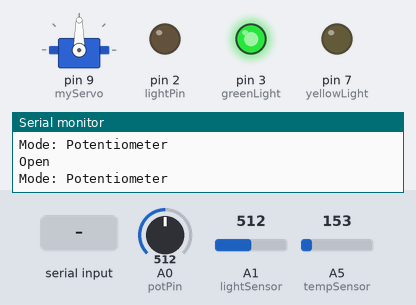
Bench run of a sketch on a simulated Arduino Uno, built with avr-gcc and run on an emulated ATmega328P. Shown: servo, output pins drawn as LEDs (lit = HIGH), the last lines printed to the serial monitor. Inputs (shaded band) come from the test bench; at power-on: A0 (potPin) = 512, A5 (tempSensor) = 153, A1 (lightSensor) = 512.

Above: at 1.2 s.
1.3 s: A0 (potPin) set to 503
At 2.5 s:
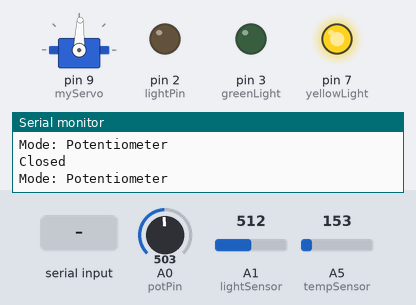
2.8 s: "1" received over Serial
At 3.9 s:
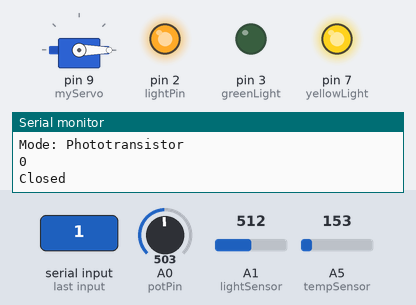
4.3 s: "2" received over Serial
At 5.4 s:
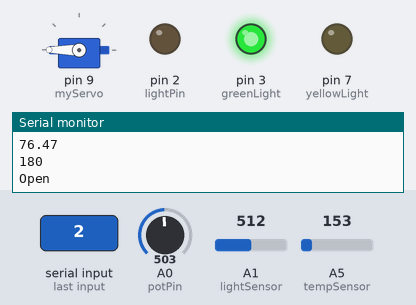
6.3 s: A5 (tempSensor) set to 161
8.0 s: A5 (tempSensor) set to 184
At 9.8 s:
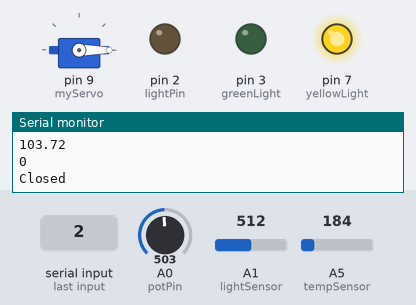
10.3 s: A5 (tempSensor) set to 165
At 11.4 s:
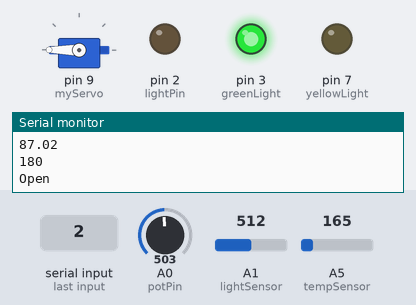
Timing chart, 0 to 13.3 s (numbered marks = the images above; inputs shaded):
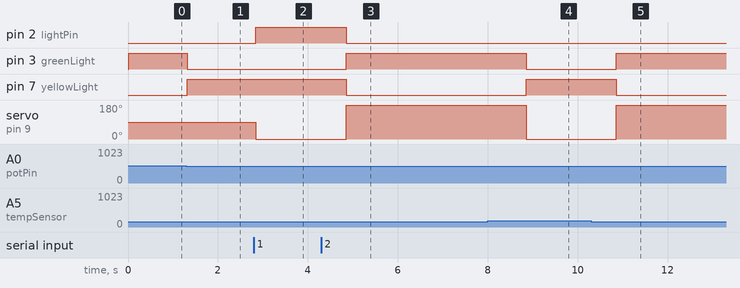

The sketch:

sketch_oct09b.ino
```cpp
// Servo Object
# include <Servo.h>
Servo myServo;
// Servo angle
int angle;

// Potetiometer pin
int const potPin = A0;
// Potentiometer value
int potVal;

// Phototransistor pin
const int lightSensor = A1;
// Phototransistor value
int lightVal;

// Temperature pin
const int tempSensor = A5;
// Temperature value
int tempVal;
// Variables for converting temp from Celsius to Farenheit
float voltage;
float tempInC;
float tempInF;

// Potentiometer threshold
int threshold = 90; // set at 90 by default because it's in-between 0 and 180
// Temperature threshold
int tempThreshold = 90.0; // set at 90 degrees Farenheit by default
// Upper limit
int upperLimit = 180; // set at 180 by default because this is the max angle of the servo
// Lower limit
int lowerLimit = 0; // se at 0 by default bevause this is the min angle of the servo

// LEDs for debugging
int lightPin = 2;
int yellowLight = 7;
int greenLight = 3;

// Variable for controlling modes
int x = 0;


// setup() code runs once
void setup() {
  // Initialize serial monitor
  Serial.begin(9600);

  // Servo motor is attatched to pin 9
  myServo.attach(9);

  // All LEDs are outputs
  pinMode(lightPin, OUTPUT);
  pinMode(yellowLight, OUTPUT);
  pinMode(greenLight, OUTPUT);
}


// Main code in loop() runs repeatedly:
// Code within this loop turns LEDs on and off for debugging and LEDs are not required for the program to run
void loop() {
  // Potentiometer Mode
  if(x == 0){
    // Send info to the webpage that potentiometer mode is selected
    Serial.println("Mode: Potentiometer");
    digitalWrite(lightPin, LOW);

    // Read the value of the potetiometer
    potVal = analogRead(potPin);

    // Scale the potentiometer's value and set the angle to it
    angle = map(potVal, 0, 1023, 0, 180);

    // Set servo to the angle
    myServo.write(angle);
    delay(15);

    // If angle of the servo is greater than the threshold
    if(angle >= threshold){
      // Send the webpage info that the blinds are open
      Serial.println("Open");
      digitalWrite(yellowLight, LOW);
      digitalWrite(greenLight, HIGH);
    }
    // Otherwise
    else if(angle < threshold){
      // Send the webpage info that the blinds are closed
      Serial.println("Closed");
      digitalWrite(yellowLight, HIGH);
      digitalWrite(greenLight, LOW);
    }
  }

  // Phototransistor Mode
  else if(x == 1){
    // Send info to the webpage that phototransistor mode is selected
    Serial.println("Mode: Phototransistor");
    digitalWrite(lightPin, HIGH);

    // Read the value from the phototransistor
    lightVal = analogRead(lightSensor);

    // If the light value is greater than 600 (default threshold for sensing light)
    if(lightVal > 600){
       // Move the servo to the upper limit and
       // send the webpage info that the blinds are open
       myServo.write(upperLimit);
       Serial.println(upperLimit);
       Serial.println("Open");
       digitalWrite(yellowLight, LOW);
       digitalWrite(greenLight, HIGH);
     }
     // Otherwise
     else{
       // Move the servo to the lower limit and
       // send the webpage info that the blinds are closed
       myServo.write(lowerLimit);
       Serial.println(lowerLimit);
       Serial.println("Closed");
       digitalWrite(yellowLight, HIGH);
       digitalWrite(greenLight, LOW);
     }

     delay(1000);
  }

  // Temperature Mode
  else if(x == 2){
    // Send info to the webpage that the temperature mode is selected
    Serial.println("Mode: Temperature");
    digitalWrite(lightPin, LOW);

    // Calculate the value of the temperature from the temp sensor
    // and convert it to Farenheit
    tempVal = analogRead(tempSensor);
    voltage = (tempVal / 1024.0) * 5.0;
    tempInC = (voltage - .5) * 100;
    tempInF = (tempInC * 1.8) + 32;
    Serial.println(tempInF);

    // If the temperature is greater than the temperatur threshold
    if(tempInF >= tempThreshold){
      // Move the servo to the lower limit and
      // send the webpage info that the blinds are closed
      myServo.write(lowerLimit);
      Serial.println(lowerLimit);
      Serial.println("Closed");
      digitalWrite(yellowLight, HIGH);
      digitalWrite(greenLight, LOW);
    }
    else{
      // Move the servo to the upper limit and
      // send the webpage info that the blinds are open
      myServo.write(upperLimit);
      Serial.println(upperLimit);
      Serial.println("Open");
      digitalWrite(yellowLight, LOW);
      digitalWrite(greenLight, HIGH);
    }

    delay(1000);
  }

  // Temperature or Phototransistor Mode
  else if(x == 3){
    Serial.println("Mode: Temperature or Light");

    // Calculate the value of the temperature from the temp sensor
    // and convert it to Farenheit
    tempVal = analogRead(tempSensor);
    voltage = (tempVal / 1024.0) * 5.0;
    tempInC = (voltage - .5) * 100;
    tempInF = (tempInC * 1.8) + 32;
    Serial.println(tempInF);

    // Get the light value from the phototransistor
    lightVal = analogRead(lightSensor);

    // If the temperature is above the temperature threshold or the light is below the threshold
    if(tempInF >= tempThreshold || lightVal < 600){
       // Move the servo to the lower limit and
       // send the webpage info that the blinds are closed
       myServo.write(lowerLimit);
       Serial.println(lowerLimit);
       Serial.println("Closed");

       digitalWrite(yellowLight, HIGH);
       digitalWrite(greenLight, LOW);
     }
     // Otherwise
     else{
      // Move the servo to the upper limit and
      // send the webpage info that the blinds are open
      myServo.write(upperLimit);
      Serial.println(upperLimit);
      Serial.println("Open");

      digitalWrite(yellowLight, LOW);
      digitalWrite(greenLight, HIGH);
    }

    delay(1000);
  }

  // Temperature and Phototransistor Mode
  else if(x == 4){
    Serial.println("Mode: Temperature and Light");

    // Calculate the value of the temperature from the temp sensor
    // and convert it to Farenheit
    tempVal = analogRead(tempSensor);
    voltage = (tempVal / 1024.0) * 5.0;
    tempInC = (voltage - .5) * 100;
    tempInF = (tempInC * 1.8) + 32;
    Serial.println(tempInF);

    // Get the light value from the phototransistor
    lightVal = analogRead(lightSensor);

    // If the temperature is greater than or equal to the temperature threshold and there is no light
    if(tempInF >= tempThreshold && lightVal < 600){
       // Move the servo to the lower limit and
       // send the webpage info that the blinds are closed
       myServo.write(lowerLimit);
       Serial.println(lowerLimit);
       Serial.println("Closed");

       digitalWrite(yellowLight, HIGH);
       digitalWrite(greenLight, LOW);
     }
     else{
      // Move the servo to the upper limit and
      // send the webpage info that the blinds are open
      myServo.write(upperLimit);
      Serial.println(upperLimit);
      Serial.println("Open");

      digitalWrite(yellowLight, LOW);
      digitalWrite(greenLight, HIGH);
    }

    delay(1000);
  }

  // Open blinds
  else if(x == 5){
    Serial.println("Mode: Open");

    // Move the servo to the upper limit and
    // send the webpage info that the blinds are open
    myServo.write(upperLimit);
    Serial.println("Open");

    digitalWrite(yellowLight, LOW);
    digitalWrite(greenLight, HIGH);

    delay(1000);
  }

  // Close blinds
  else if(x == 6){
    Serial.println("Mode: Close");

    // Move the servo to the lower limit and
    // send the webpage info that the blinds are closed
    myServo.write(lowerLimit);
    Serial.println("Closed"); // Comment out in order to be able to be able to debug

    digitalWrite(yellowLight, HIGH);
    digitalWrite(greenLight, LOW);

    delay(1000);
  }


  // Check to make sure Arduino is receiving information over serial port
  if(Serial.available() > 0){
    String receivedString = "";

    // Loop that constantly reads information that is sent from the webapp through the serialport
    // and puts it into receivedString variable
    while(Serial.available() > 0){
      receivedString += char(Serial.read());
    }

    // User selects "Potentiometer Mode"
    if(receivedString == "0"){
      // Set mode to "Potentiometer Mode"
      x = 0;
    }

    // User selects "Phototransistor Mode"
    else if (receivedString == "1"){
      // Set mode to "Phototransistor Mode"
      x = 1;
    }

    // User selects "Temperature Mode"
    else if(receivedString == "2"){
      // Set mode to "Temperature Mode"
      x = 2;
    }

    // User selects "Temperature or Phototransistor" mode
    else if(receivedString == "3"){
      // Set mode to "Temperature or Phototransistor"
      x = 3;
    }

    // User selects "Temperature and Phototransistor" mode
    else if(receivedString == "4"){
      // Set mode to "Temperature and Phototransistor"
      x = 4;
    }

    // User clicks "Open" button
    else if(receivedString == "5"){
      // Open blinds
      x = 5;
    }

    // User clicks "Close" button
    else if(receivedString == "6"){
      // Close blinds
      x = 6;
    }

    // User sets potentiometer threshold
    else if(receivedString.substring(0, 1) == "P"){
      // Change potentiometer threshold to the value in the input box
      threshold = receivedString.substring(2, 4).toInt();
    }

    // User sets temperature threshold
    else if(receivedString.substring(0, 1) == "T"){
      // Change temperature threshold to value in the input box
      tempThreshold = receivedString.substring(2, 4).toInt();
    }

    // User sets upper limit
    else if(receivedString.substring(0, 1) == "U"){
       // Change upper limit to value in the input box
       upperLimit = receivedString.substring(2, 5).toInt();
    }

    // User sets lower limit
    else if(receivedString.substring(0, 1) == "L") {
       // Change lower limit to value in the input box
       lowerLimit = receivedString.substring(2, 4).toInt();
    }
  }
}
```

Measured:
- the behaviour switches between 512 and 511 on A0 (potPin) (found by bisection; images 0 and 1)
- the behaviour switches between 168 and 169 on A5 (tempSensor) (found by bisection; images 3 and 4)
- after the input at 1.3 s, pin 3 (greenLight): HIGH → LOW at once; pin 7 (yellowLight): LOW → HIGH at once; servo on pin 9 (myServo): 90° → 88° at once
- after the input at 2.8 s, pin 2 (lightPin): LOW → HIGH at once; servo on pin 9 (myServo): 88° → 0° at once
- after the input at 4.3 s, pin 2 (lightPin): HIGH → LOW after 0.55 s; pin 3 (greenLight): LOW → HIGH after 0.56 s; pin 7 (yellowLight): HIGH → LOW after 0.56 s; servo on pin 9 (myServo): 0° → 180° after 0.56 s
- after the input at 8.0 s, pin 3 (greenLight): HIGH → LOW after 0.86 s; pin 7 (yellowLight): LOW → HIGH after 0.86 s; servo on pin 9 (myServo): 180° → 0° after 0.86 s
- after the input at 10.3 s, pin 3 (greenLight): LOW → HIGH after 0.56 s; pin 7 (yellowLight): HIGH → LOW after 0.56 s; servo on pin 9 (myServo): 0° → 180° after 0.56 s
